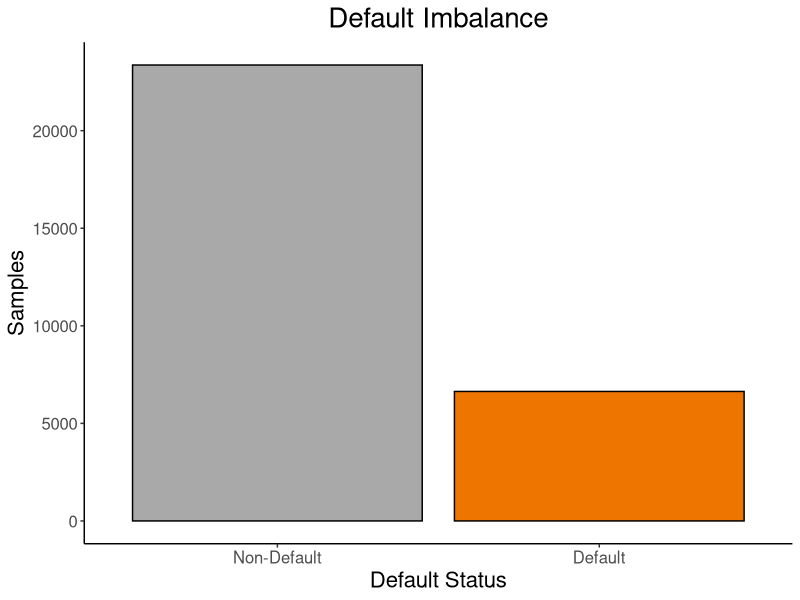
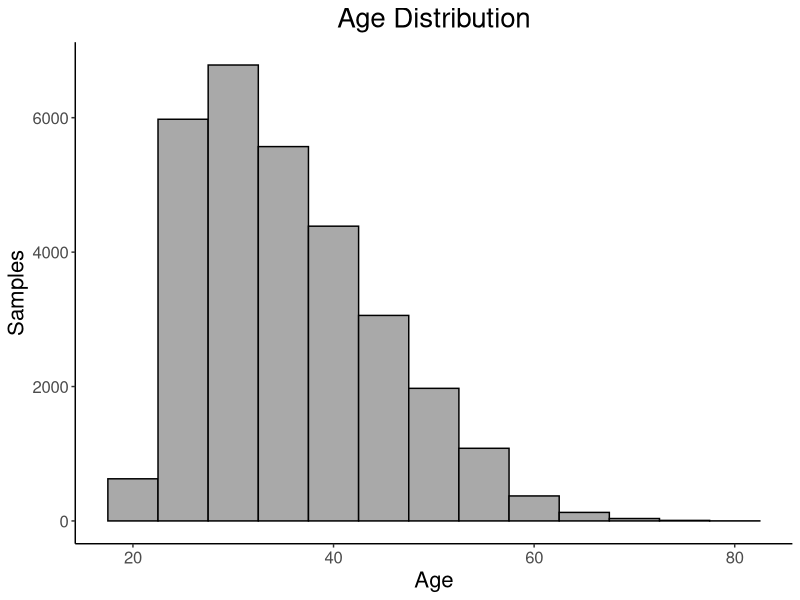
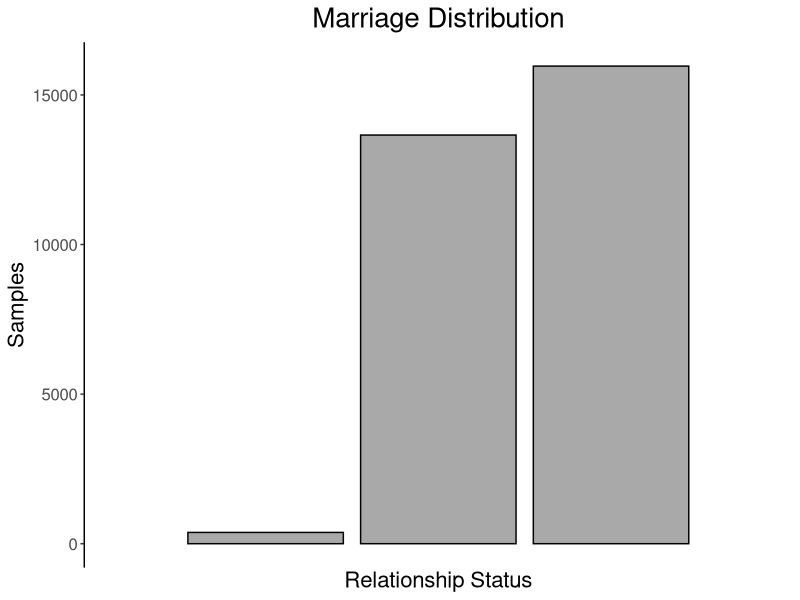

Source code (R) for these figures, in order:
# Step 1: EDA
# Visualize time series data
# general stats on distribution of limit balance, sex, ed, marriage, age
# 
# Step 2: Variable Treatment
# Sex, Ed, Marriage >>> One hot encoded
# Ed combine 4+
# 
# Step 3: Feature Engineering
# TS Debt to limit ratio or Average debt to limit ratio (Credit util)
# Average Bill
# Average Payment
# Late Payment Count
# Debt Difference
# 
# Step 4: Feature Scaling 
# normalize all numerical data
# 
# Step 5: Feature Selection
#
# Step 6: Model Refinement
# LOOCV
# Pruning

library(tidyverse)

# resetdata <- function() {
#   data <- read.csv("UCI_Dataset.csv")
#   data <- data[, -1]
#   colnames(data)[colnames(data) == "default.payment.next.month"] <- "DEFAULT"
#   assign("cc", data, envir = .GlobalEnv)
# }

cc <- read.csv("UCI_Dataset.csv")
cc <- cc[, -1]
colnames(cc)[colnames(cc) == "default.payment.next.month"] <- "DEFAULT"

cc$MARRIAGE[cc$MARRIAGE == 3] <- 0

# cc <- cc %>%
#   rename(LIM = LIMIT_BAL, REPAY1 = PAY_0, REPAY2 = PAY_2, REPAY3 = PAY_3, REPAY4 = PAY_4, REPAY5 = PAY_5, REPAY6 = PAY_6) %>%
#   rename_with(.fn = function(x) gsub("BILL_AMT", "BILL", x), .cols = starts_with("BILL_AMT")) %>%
#   rename_with(.fn = function(x) gsub("PAY_AMT", "PAY", x), .cols = starts_with("PAY_AMT"))
# 
# bill_ot <- colMeans(cc[, paste0("BILL", 1:6)])
# pay_ot <- colMeans(cc[, paste0("REPAY", 1:6)])
# pay_amt_ot <- colMeans(cc[, paste0("PAY", 1:6)])
# 
# plot(pay_ot)
# plot(bill_ot)
# plot(pay_amt_ot)
# 
# for (col_name in names(cc)) {
#   hist(cc[[col_name]], 
#        main = paste("Histogram of", col_name), # Title of the histogram
#        xlab = col_name, # Label for the x-axis
#        col = "lightblue", # Color of the bars (optional)
#        border = "black") # Color of the bar borders (optional)
# }
# 
# for (col_name in names(cc[,12:23])) {
#   boxplot(cc[[col_name]], 
#        main = paste("Boxplot of", col_name), # Title of the histogram
#        xlab = col_name, # Label for the x-axis
#        col = "lightblue", # Color of the bars (optional)
#        border = "black") # Color of the bar borders (optional)
# }

# Feature Engineering

# Credit utilization
# cc <- cc %>%
#   mutate(
#     UTIL1 = BILL_AMT1 / LIMIT_BAL,
#     UTIL2 = BILL_AMT2 / LIMIT_BAL,
#     UTIL3 = BILL_AMT3 / LIMIT_BAL,
#     UTIL4 = BILL_AMT4 / LIMIT_BAL,
#     UTIL5 = BILL_AMT5 / LIMIT_BAL,
#     UTIL6 = BILL_AMT6 / LIMIT_BAL
#   )

#Percent Credit Utilization
# cc <- cc %>%
#   mutate(UTIL = rowMeans(select(., starts_with("BILL"))) / LIM)
# 
# cc_util <- cc %>% 
#   filter(if_all(starts_with("UTIL"), ~ between(., 0, 1))) 
# 
# util_ot <- cc_util %>%
#   summarize(across(starts_with("UTIL"), mean)) %>%
#   as.numeric()
# 
# heatmap(cor(cc))
# 
# corrplot(cor(cc), method = "square")

#
# EDA Summary
# Debt balances tend to decrease over time
# Credit utilization over time seems to match debt balances plot
# The amount paid per month seems to be random
# The bill per month seems to be highly consistent
# Repayment behavior seems to be somewhat consistent also
#

library(ggplot2)
cc$default_factor <- factor(cc$DEFAULT, levels = c(0, 1), labels = c("Non-Default", "Default"))

# Default vs Non Default
ggplot(cc, aes(x = default_factor)) +
  geom_bar(fill = c("darkgray", "darkorange2"), color = "black") + # You can customize the colors
  labs(
    title = "Default Imbalance",
    x = "Default Status",
    y = "Samples"
  ) +
  theme_classic() +
  theme(plot.title = element_text(size = 20, hjust = 0.5),       # Title size
        axis.title.x = element_text(size = 16),                 # X-axis label size
        axis.title.y = element_text(size = 16),                 # Y-axis label size
        axis.text.x = element_text(size = 12),                  # X-axis tick label size
        axis.text.y = element_text(size = 12),                  # Y-axis tick label size
  )


# Age Distribution
ggplot(cc, aes(x = AGE)) +
  geom_histogram(stat = "bin", fill = "darkgray", color = "black", binwidth = 5) +
  labs(
    title = "Age Distribution",
    x = "Age",
    y = "Samples"
  ) +
  theme_classic() +
  theme(plot.title = element_text(size = 20, hjust = 0.5),       # Title size
        axis.title.x = element_text(size = 16),                 # X-axis label size
        axis.title.y = element_text(size = 16),                 # Y-axis label size
        axis.text.x = element_text(size = 12),                  # X-axis tick label size
        axis.text.y = element_text(size = 12),                  # Y-axis tick label size
        )


# Marriage Distribution
ggplot(cc, aes(x = MARRIAGE)) +
  geom_bar(fill = "darkgray", color = "black") + # You can customize the colors
  labs(
    title = "Marriage Distribution",
    x = "Relationship Status",
    y = "Samples"
  ) +
  scale_x_discrete(labels = c("Other", "Single", "Married")) +
  theme_classic() +
  theme(plot.title = element_text(size = 20, hjust = 0.5),       # Title size
        axis.title.x = element_text(size = 16),                 # X-axis label size
        axis.title.y = element_text(size = 16),                 # Y-axis label size
        axis.text.x = element_text(size = 12),                  # X-axis tick label size
        axis.text.y = element_text(size = 12),                  # Y-axis tick label size
  ) 







